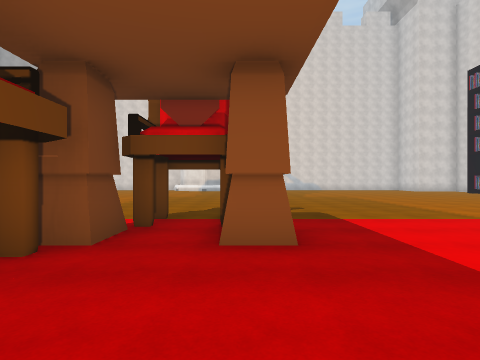
[1] (above)

20 first-person views from a walk through a 3-D level made in the Unity game engine. The camera is 1.5 m above the floor, looks level and sees 80° across. The floor is counted in squares, 2 m on a side. Each view is taken from the middle of a square. On the plan, view 1 faces up. The plan holds only what a view shows up to about 10 squares ahead; the rest is blank. The place goes on beyond the plan. The player character is not drawn. Some animated figures are left out.

[2]
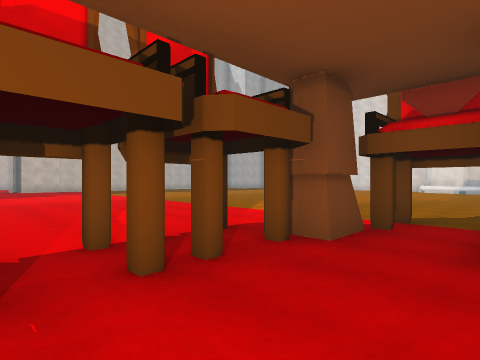

[3]
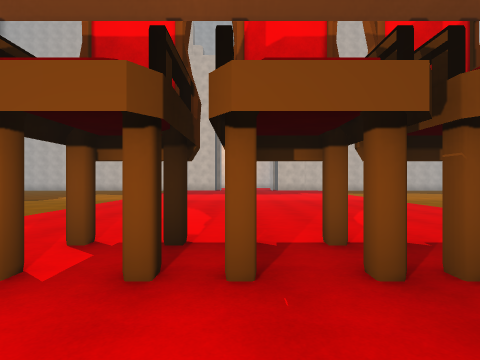

[4]
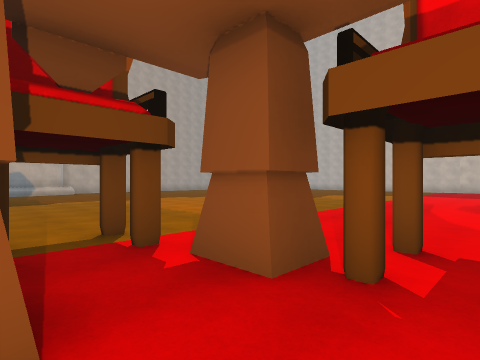

[5]
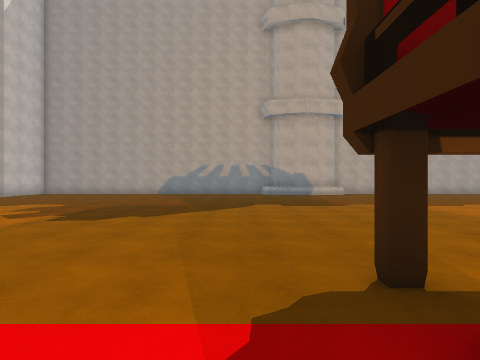

[6]
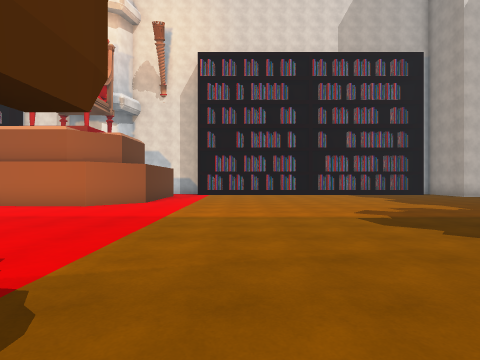

[7]
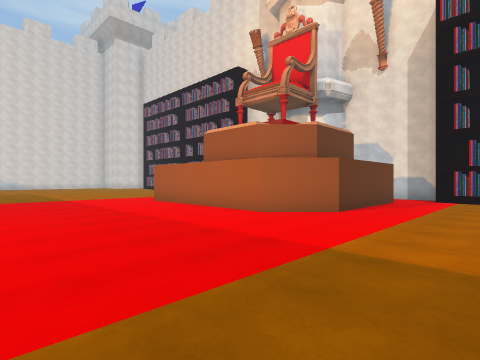

[8]
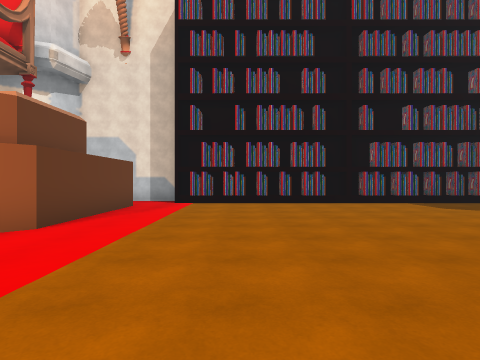

[9]
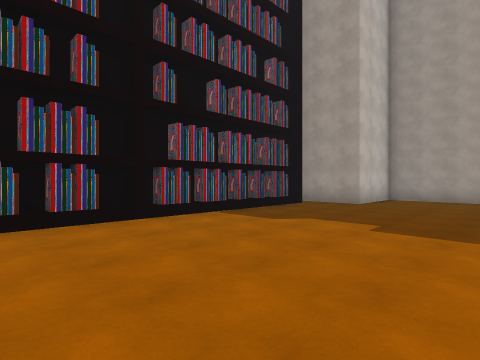

[10]
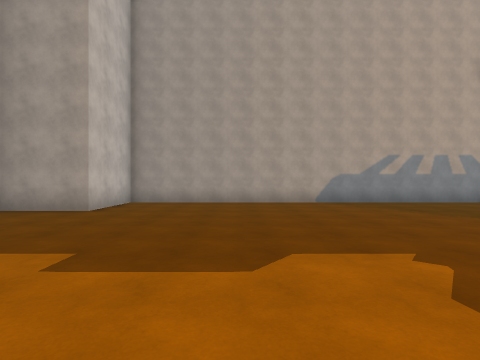

[11]
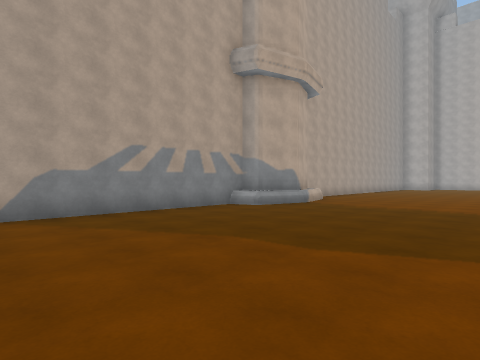

[12]
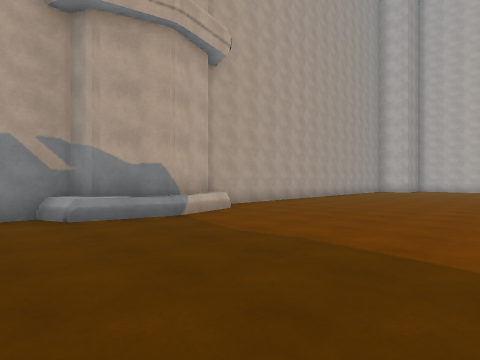

[13]
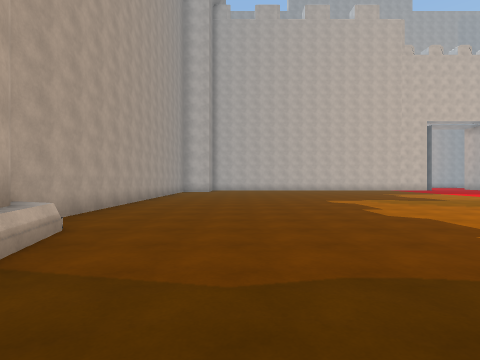

[14]
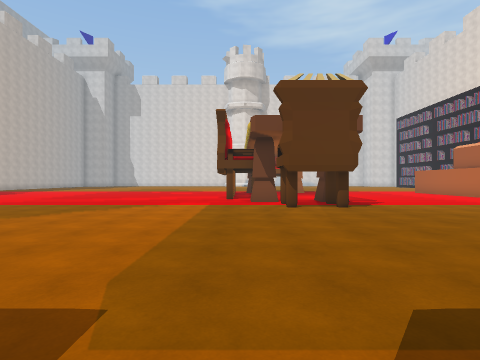

[15]
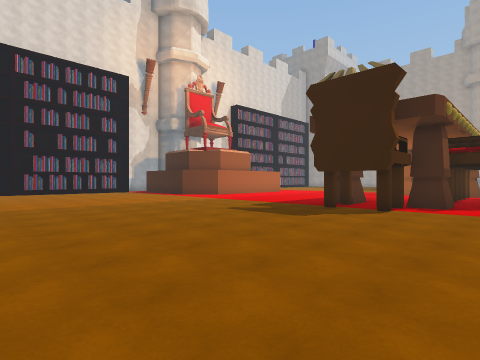

[16]
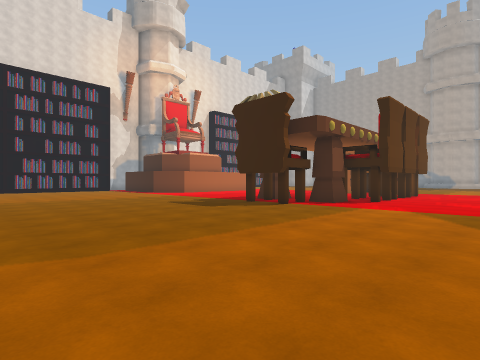

[17]
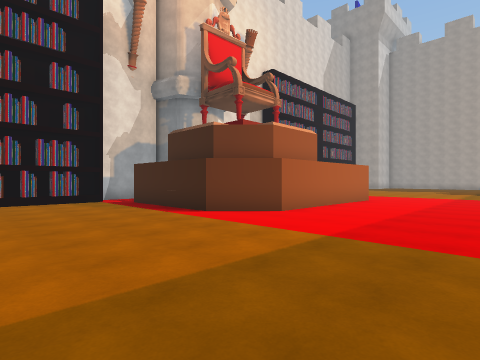

[18]
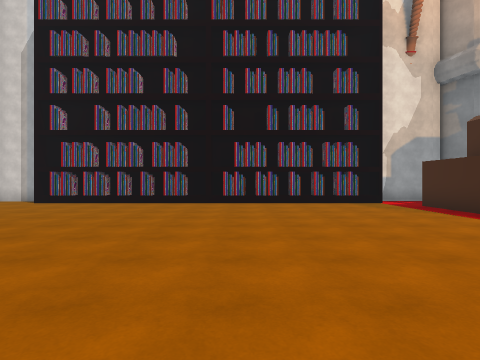

[19]
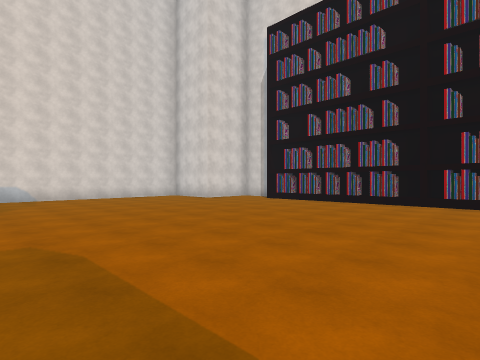

[20]
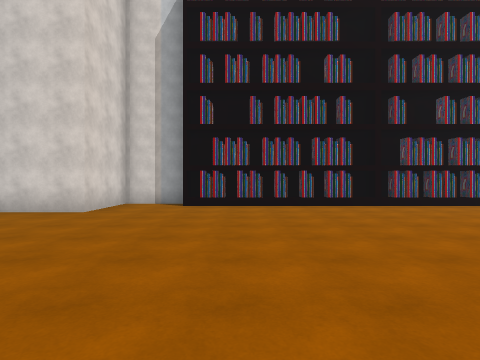

### Floor plan
Points are (right, up) in squares from view 1. A wall is a line through its corners. A room is listed if a view was taken in it or the views show most of it. See-through windows are left out.
Room 1 (views 1, 2, 3, 4, 5, 6, 7, 8, 9, 10, 11, 12, 13, 14, 15, 16, 17, 18, 19, 20)
walls: (0.6, 3.4) (-0.2, 3.4) (-0.2, 4.3) (0.4, 4.3); (-1.8, 3.4) (-2.5, 3.4) (-2.5, 4.3) (-1.8, 4.3) (-1.8, 3.4); (-2.5, -2.5) (-1.8, -2.5) (-1.8, -3.3) (-2.6, -3.3); (12.2, -2.9) (8.3, -2.9) (7, -1.7) (7.2, 3.6) (8.4, 4.8) (12.3, 4.8); (13.1, 5.5) (14, 5.5); (14, -4) (13.1, -4); (14, 7.5) (14, 8.2); (13.1, 11.1) (14, 11.1); (14, -8.2) (14, -7.8); (14, 10.2) (14, 11.9); (13.1, -9.4) (14, -9.4) (14, -9); (14, 10.9) (13.2, 10.9); (14, 12.2) (14, 13.5); (14, 13.9) (14, 14.4); (14, 15) (14, 15.5); (-3.8, -18) (-2.4, -17.6) (-0.9, -18.1) (-0.7, -18.6) (11.7, -18.6) (11.7, -15.9) (13.9, -15.9); (13.1, -15) (13.8, -15); (13.9, 16.5) (13.2, 16.5); (14, 16.8) (14, 18.6) (11.7, 18.6) (11.7, 20.5); (-10, -18.6) (-4.2, -18.6)
low walls: (-4.3, -17.7) (-2.5, -17.2) (-0.5, -17.7) (-0.2, -18.7)
objects: chair (-3, -2) to (-2, -1); chair (-3, 0) to (-2, 1); chair (-3, 2) to (-2, 3); other object (-2, -5) to (0, -4); other object (0, 6); books (13, -14); books (13, -13); books (13, -12); books (13, -11); books (13, -9); books (13, -8); books (13, -7); books (13, -6); books (13, -5); books (13, 6); books (13, 7); books (13, 8); books (13, 9); books (13, 10); books (13, 12); books (13, 13); books (13, 14); books (13, 15); books (13, 16); books (14, -10)

Positions as (right, up) in squares from view 1, and headings:
1: (0, 0), facing up
2: (0, 0), facing up-left
3: (0, 0), facing left
4: (0, -1), facing down-left
5: (1, -3), facing down
6: (-1, -6), facing right
7: (2, -6), facing up-right
8: (4, -6), facing right
9: (8, -7), facing down-right
10: (8, -9), facing down
11: (6, -12), facing down-left
12: (1, -12), facing down-left
13: (0, -15), facing left
14: (-3, -13), facing up
15: (-4, 13), facing down-right
16: (-7, 13), facing down-right
17: (3, 9), facing down-right
18: (4, 10), facing right
19: (4, 9), facing up-right
20: (5, 15), facing right
